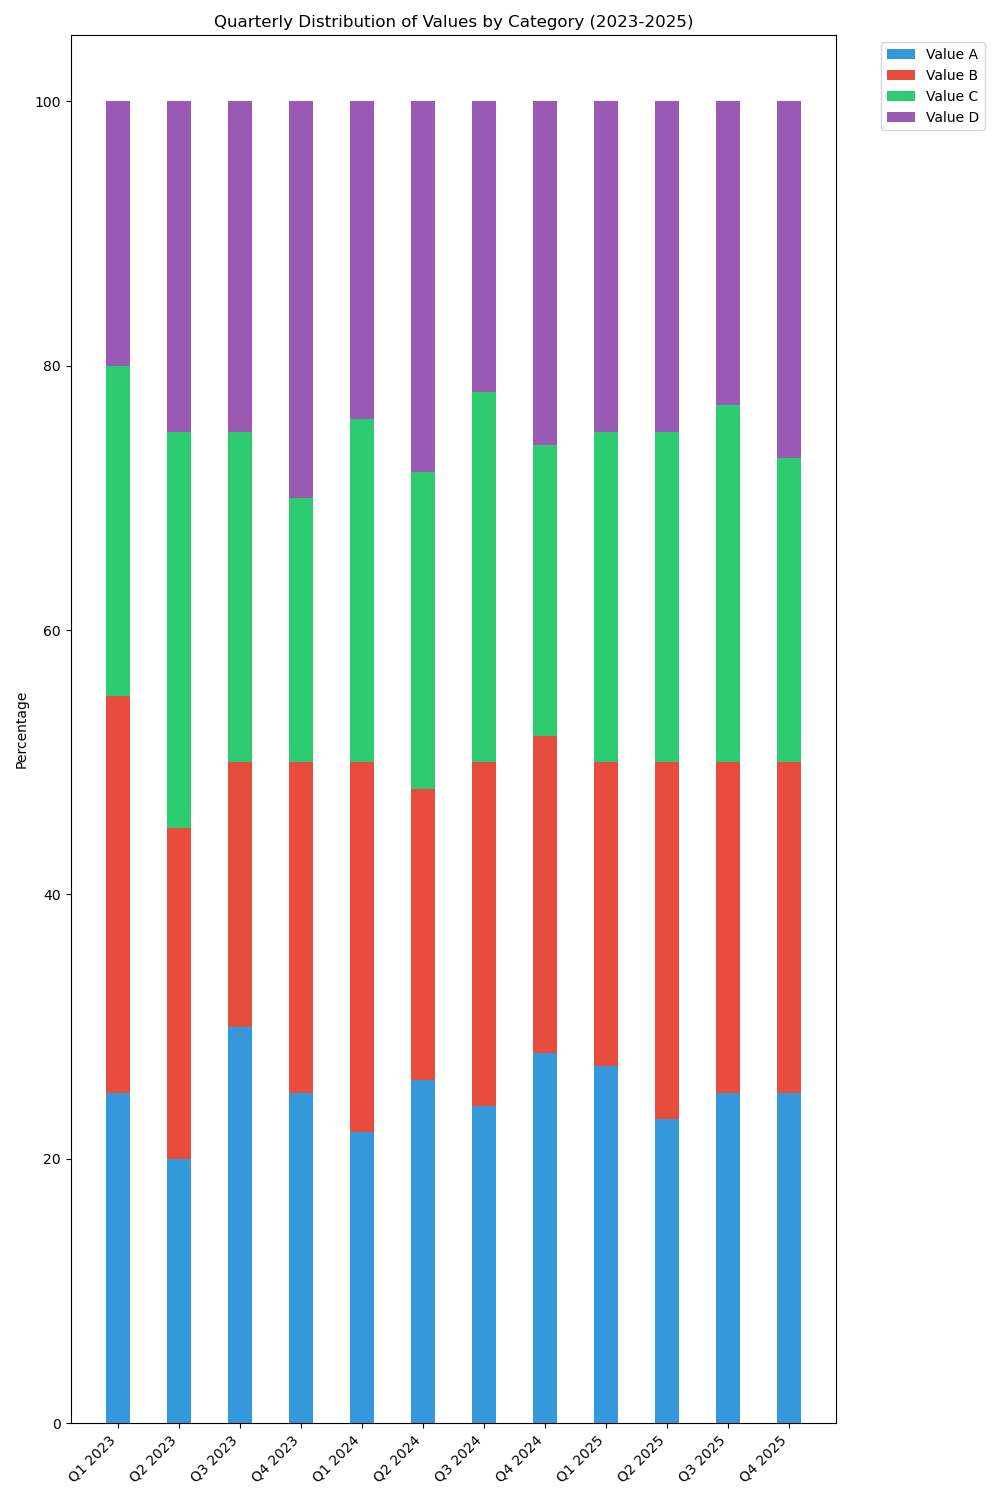

Python code for this plot:

import matplotlib.pyplot as plt
import numpy as np

data = {
    'Category': ['Q1 2023', 'Q2 2023', 'Q3 2023', 'Q4 2023', 'Q1 2024', 'Q2 2024', 'Q3 2024', 'Q4 2024', 'Q1 2025', 'Q2 2025', 'Q3 2025', 'Q4 2025'],
    'Value_A': [25, 20, 30, 25, 22, 26, 24, 28, 27, 23, 25, 25],
    'Value_B': [30, 25, 20, 25, 28, 22, 26, 24, 23, 27, 25, 25],
    'Value_C': [25, 30, 25, 20, 26, 24, 28, 22, 25, 25, 27, 23],
    'Value_D': [20, 25, 25, 30, 24, 28, 22, 26, 25, 25, 23, 27]
}

categories = data['Category']
values = np.array([data['Value_A'], data['Value_B'], data['Value_C'], data['Value_D']])

values_cum = values.cumsum(axis=0)

category_labels = np.arange(len(categories))

fig, ax = plt.subplots(figsize=(10, 15))

bar_width = 0.4

colors = ['#3498db', '#e74c3c', '#2ecc71', '#9b59b6']

for i, (color, value) in enumerate(zip(colors, values)):
    starts = values_cum[i] - value
    ax.bar(category_labels, value, bottom=starts, width=bar_width, color=color)

ax.set_xticks(category_labels)
ax.set_xticklabels(categories, rotation=45, ha='right')
ax.set_ylabel('Percentage')
ax.set_title('Quarterly Distribution of Values by Category (2023-2025)')
ax.legend(['Value A', 'Value B', 'Value C', 'Value D'], bbox_to_anchor=(1.05, 1), loc='upper left')

plt.tight_layout()
plt.show()
